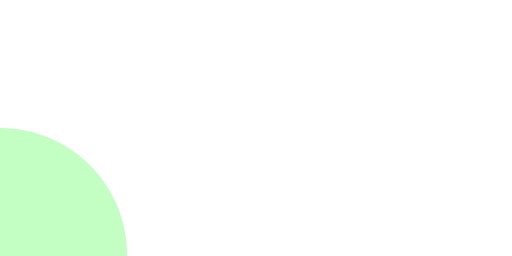
Frame 1 (no input)
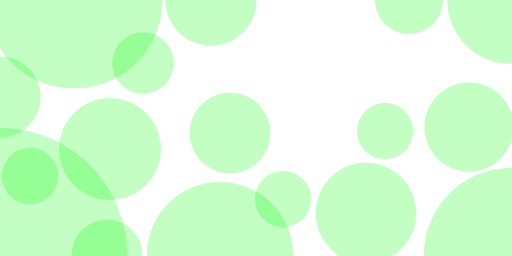
Frame 60 (the mouse pressed at the canvas centre just before this capture)
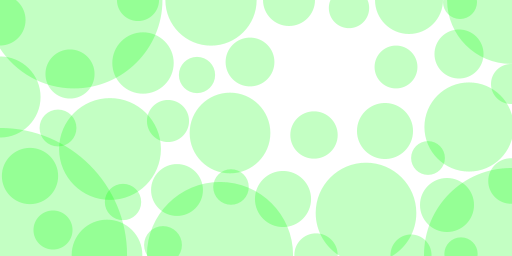
Frame 120 (the mouse held since frame 60 and released just before this capture)

The Processing sketch that drew these frames (run headless with seeded random() and noise(); from frame 60 on, the mouse is pressed at the canvas centre):

// Processing sketch: processing_37560
// ── processing_37560.pde

int [][]nearest;
float s = 0.5;
int maxp = 1000;
int np;
int[] x;
int[] y;
int c;
int fadeCount;

void setup()
{
  size(512,256);
  background(255);
  smooth();

  x = new int[maxp];
  y = new int[maxp];
  nearest = new int[height][width];

  c=0;
  restart();
  fadeCount=0;
}

void draw()
{
  int u=0,v=0;
  int p,q;
  int i;
  float farthest = 0;

  if( fadeCount>40 )
  {
    --fadeCount;
    return;
  }
  else if(fadeCount>0)
  {
    fill(255,255,255,6);
    rect(0,0,width,height);
    --fadeCount;
    return;
  }

  if( random(1)<0.6 )
    return;

  if( np>=maxp )
    return;

  for( q=0; q<height; q++ )
  {
    for( p=0; p<width; p++ )
    {
      int nr = nearest[q][p];
      float nearestDist=dist(p,q,x[nr],y[nr]);


      if( nearestDist>farthest )
      {
        u = p;
        v = q;
        farthest = nearestDist;
      }
    }
  }

  if( farthest>0 && np<maxp )
  {
    x[np] = u;
    y[np] = v;
    noStroke();
    switch( c%3 )
    {
    default:  
    case 0: 
      fill(255,0,0,60);
      break;
    case 1: 
      fill(0,255,0,60);
      break;
    case 2: 
      fill(0,0,255,60);
      break;
    }
    ellipse( x[np],y[np],2*farthest*s,2*farthest*s);
 
    ++np;
    if( np>=maxp || farthest <17 )
      restart();
    else
      checkNewPoint();
  }
}

void checkNewPoint( )
{
  int p,q;
  int nu = np-1;
  for( q=0; q<height; q++)
  {
    for( p=0; p<width; p++ )
    {
      int nr = nearest[q][p];
      if( dist(p,q,x[nu],y[nu]) < dist(p,q,x[nr],y[nr]) )
        nearest[q][p] = nu;
    }
  }
}


void restart( )
{
  noStroke();
  fadeCount = 100;

  x[0] = floor(random(width));
  y[0] = floor(random(height));
  np = 1;
  s = 1.0/3;
  ++c;

  int p,q;
  for( q=0; q<height; q++)
  {
    for( p=0; p<width; p++ )
    {
      nearest[q][p] = 0;
    }
  }
}
